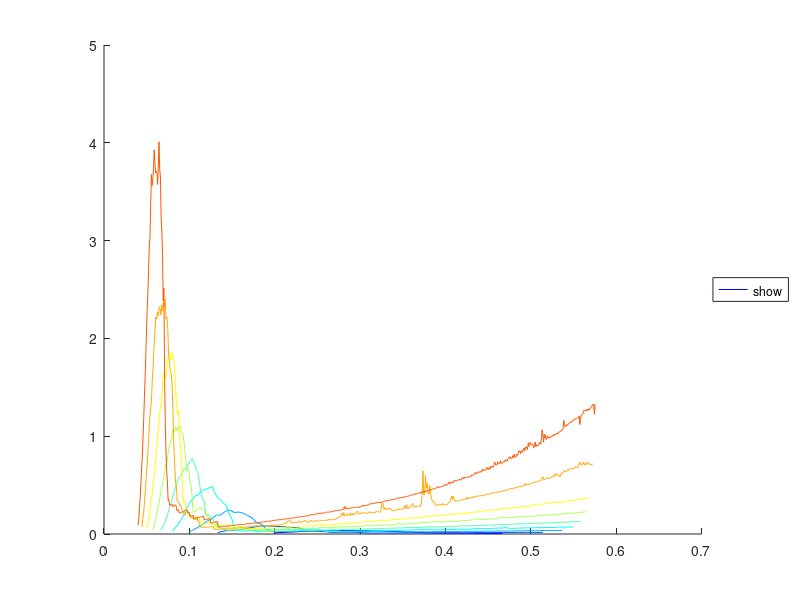

Recreate this plot in MATLAB. (Note: this script raises an error after producing the figure.)
clc
clear
close all

load('DATAGreedy1050.mat')

figure
hold on;
%color=['y','m','c','r','g','b','k'];
color=jet(9);
N=10:5:50;
for Nidx=1:length(N)
    n=N(Nidx);
    IntervalI=n-1;
    IntervalF=floor(0.6*(n-1)*(n-2)/2);
    IntervalLength=IntervalF-IntervalI+1;
    
    TaveG=Tave{Nidx};
    
    plot((IntervalI:IntervalF)*2/(n*(n-1)),TaveG,'color',color(Nidx,:),'DisplayName',['n=',num2str(n), ' G']);
end

lgd=legend('show','Location','eastoutside');
lgd.FontSize = 8;
xlabel('D');
ylabel('Running Time (s)');